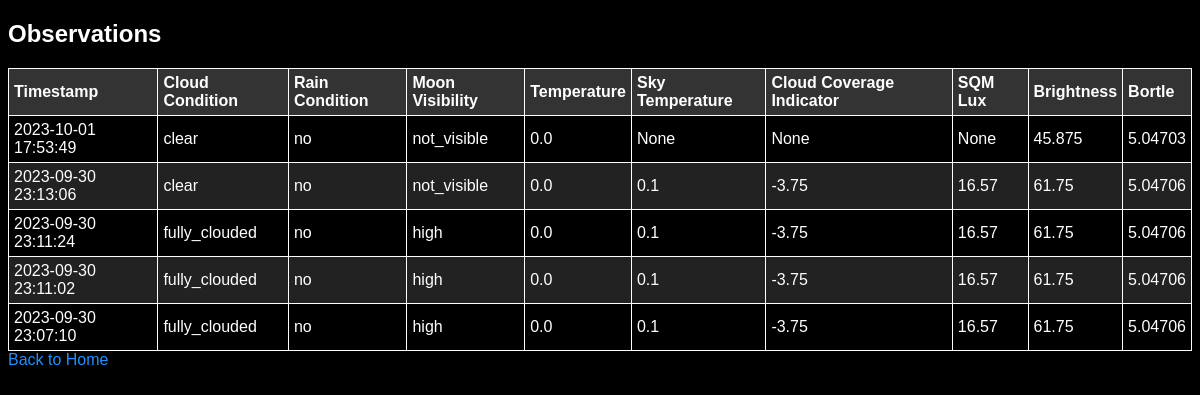
The page /observations on the database its author committed.
### tables this page shows
CREATE TABLE observations (
            id INTEGER PRIMARY KEY,
            timestamp DATETIME DEFAULT CURRENT_TIMESTAMP,
            cloud_condition TEXT,
            rain_condition TEXT,
            moon_visibility TEXT,
            temperature REAL,
            sky_temperature REAL,
            cloud_coverage_indicator REAL,
            sqm_lux REAL,
            brightness REAL,
            bortle REAL
        );

### web_server.py (the view)
@app.route('/observations')
def observations():
    with sqlite3.connect(DATABASE_NAME) as conn:
        cursor = conn.cursor()
        cursor.execute("SELECT * FROM observations ORDER BY timestamp DESC")
        observations_data = cursor.fetchall()
    return render_template('observations.html', observations=observations_data)

### templates/observations.html (shortened to what this page needs)
<!DOCTYPE html>
<html>
<head>
    </head>
<body>
    <h2>Observations</h2>
    <table>
        <thead>
            <tr>
                <th>Timestamp</th>
                <th>Cloud Condition</th>
                <th>Rain Condition</th>
                <th>Moon Visibility</th>
                <th>Temperature</th>
                <th>Sky Temperature</th>
                <th>Cloud Coverage Indicator</th>
                <th>SQM Lux</th>
                <th>Brightness</th>
                <th>Bortle</th>
            </tr>
        </thead>
        <tbody>
            {% for observation in observations %}
                <tr>
                    <td>{{ observation[1] }}</td>
                    <td>{{ observation[2] }}</td>
                    <td>{{ observation[3] }}</td>
                    <td>{{ observation[4] }}</td>
                    <td>{{ observation[5] }}</td>
                    <td>{{ observation[6] }}</td>
                    <td>{{ observation[7] }}</td>
                    <td>{{ observation[8] }}</td>
                    <td>{{ observation[9] }}</td>
                    <td>{{ observation[10] }}</td>
                </tr>
            {% endfor %}
        </tbody>
    </table>
    <a href="/">Back to Home</a>
</body>
</html>

### templates/observations.html (style rules this page uses)
body { background-color: #000000; color: #FFFFFF; font-family: Arial, sans-serif; }
table { border-collapse: collapse; color: #FFFFFF; min-width: 400px; width: 100%; margin-top: 20px; }
td, th { border: 1px solid #FFFFFF; padding: 5px; text-align: left; }
th { background-color: #333333; }
tr:nth-child(even) { background-color: #222222; }
a, a:visited { color: #1E90FF; text-decoration: none; }

### rows shown on the page
observations: timestamp "2023-10-01 17:53:49", cloud_condition "clear", rain_condition "no", moon_visibility "not_visible", temperature "0.0", observation "None", brightness "45.875", bortle "5.04703"
observations: timestamp "2023-09-30 23:13:06", cloud_condition "clear", rain_condition "no", moon_visibility "not_visible", temperature "0.0", sky_temperature "0.1", cloud_coverage_indicator "-3.75", sqm_lux "16.57", brightness "61.75", bortle "5.04706"
observations: timestamp "2023-09-30 23:11:24", cloud_condition "fully_clouded", rain_condition "no", moon_visibility "high", temperature "0.0", sky_temperature "0.1", cloud_coverage_indicator "-3.75", sqm_lux "16.57", brightness "61.75", bortle "5.04706"
observations: timestamp "2023-09-30 23:11:02", cloud_condition "fully_clouded", rain_condition "no", moon_visibility "high", temperature "0.0", sky_temperature "0.1", cloud_coverage_indicator "-3.75", sqm_lux "16.57", brightness "61.75", bortle "5.04706"
observations: timestamp "2023-09-30 23:07:10", cloud_condition "fully_clouded", rain_condition "no", moon_visibility "high", temperature "0.0", sky_temperature "0.1", cloud_coverage_indicator "-3.75", sqm_lux "16.57", brightness "61.75", bortle "5.04706"
